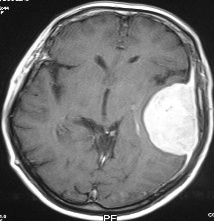
#> input picture processed_data/test/yes/Y103.jpg, 214 x 221 px; its folder holds 4 pictures in this run
$ jupyter execute --allow-errors mri-notebook.ipynb
#> lines starting #> are read from the running program, lines starting #| are printed output that depends on the picture; after the words box and inside, x2 and y2 are one past the last pixel; in counts of white or black regions, pixels touching at a corner belong together
[cell 1]
import numpy as np
import matplotlib.pyplot as plt
import torch
import pandas as pd
import os
from glob import glob
import cv2
import torch.nn as nn
import torch.nn.functional as F
import torchvision
import imutils
import shutil
from tqdm import tqdm

root_dir = "./brain_tumor_dataset/"
#> (the rest of this cell did not finish here and is left out)

[cell 2]
class_labels = ["Yes", "No"]
#> (the rest of this cell did not finish here and is left out)

[cell 3]
yes_files = glob('./yes/*')
no_files = glob('./no/*')


example_yes_images = [plt.imread(image) for image in yes_files[:3]]
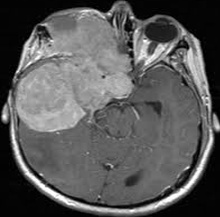
#> input picture processed_data/test/yes/Y106.jpg, 220 x 217 px
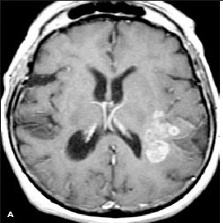
#> input picture processed_data/test/yes/Y111.JPG, 223 x 223 px
#> example_yes_images = 3 items
example_no_images = [plt.imread(image) for image in no_files[:3]]

fig, axs = plt.subplots(2,3)
#> (the rest of this cell did not finish here and is left out)

[cell 4]
def pre_process(image):
#> called with image = 'processed_data/test/yes/Y103.jpg'
    img = cv2.imread(image, 1)
#> img is the input picture: shape (221, 214, 3); min 4, max 255, mean 112.9
    img = cv2.resize(
                img,
                dsize=(224,224),
                interpolation=cv2.INTER_CUBIC
            )
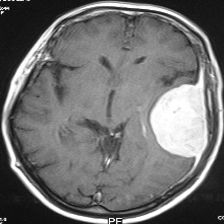
#> img: shape (224, 224, 3); min 2, max 255, mean 112.9
    gray = cv2.cvtColor(img, cv2.COLOR_RGB2GRAY)
    gray = cv2.GaussianBlur(gray, (5, 5), 0)
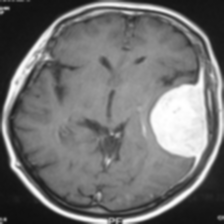
#> gray: shape (224, 224); min 14, max 255, mean 113

    # threshold the image, then perform a series of erosions +
    # dilations to remove any small regions of noise
    thresh = cv2.threshold(gray, 45, 255, cv2.THRESH_BINARY)[1]
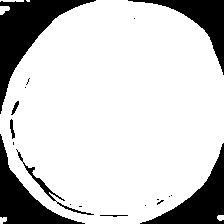
#> thresh: shape (224, 224); 80.3% white; 19 black regions (11 under 20 px), largest, box (x1, y1, x2, y2) and area: (0, 0, 96, 114) 3241, (0, 134, 85, 224) 2211, (140, 143, 224, 224) 2194
    thresh = cv2.erode(thresh, None, iterations=2)
#> thresh: shape (224, 224); 74.4% white; 11 black regions, largest, box (x1, y1, x2, y2) and area: (0, 0, 98, 116) 3766, (0, 132, 87, 224) 2600, (138, 141, 224, 224) 2560
    thresh = cv2.dilate(thresh, None, iterations=2)
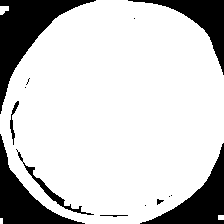
#> thresh: shape (224, 224); 80% white; 14 black regions (6 under 20 px)

    # find contours in thresholded image, then grab the largest one
    cnts = cv2.findContours(thresh.copy(), cv2.RETR_EXTERNAL, cv2.CHAIN_APPROX_SIMPLE)
#> cnts = 4 contours, 1 with area under 20; largest, box (x1, y1, x2, y2) and area: (0, 0, 224, 224) 40272, (0, 6, 9, 15) 46, (218, 215, 224, 220) 20
    cnts = imutils.grab_contours(cnts)
    c = max(cnts, key=cv2.contourArea)
#> c = contour of 292 points, box (x1, y1, x2, y2) (0, 0, 224, 224), area 40272

    # find the extreme points
    extLeft = tuple(c[c[:, :, 0].argmin()][0])
#> extLeft = (0, 114)
    extRight = tuple(c[c[:, :, 0].argmax()][0])
#> extRight = (223, 142)
    extTop = tuple(c[c[:, :, 1].argmin()][0])
#> extTop = (96, 0)
    extBot = tuple(c[c[:, :, 1].argmax()][0])
#> extBot = (85, 223)

    # add contour on the image
    img_cnt = cv2.drawContours(img.copy(), [c], -1, (0, 255, 255), 4)

    # add extreme points
    img_pnt = cv2.circle(img_cnt.copy(), extLeft, 8, (0, 0, 255), -1)
    img_pnt = cv2.circle(img_pnt, extRight, 8, (0, 255, 0), -1)
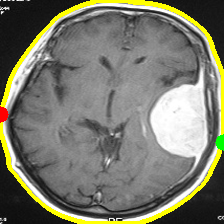
#> img_pnt: shape (224, 224, 3); mean B, G, R 107.9, 122.6, 122.6
    img_pnt = cv2.circle(img_pnt, extTop, 8, (255, 0, 0), -1)
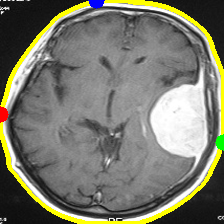
#> img_pnt: shape (224, 224, 3); 0.21% of pixels changed, all inside (x1, y1, x2, y2) = (88, 0, 105, 9)
    img_pnt = cv2.circle(img_pnt, extBot, 8, (255, 255, 0), -1)
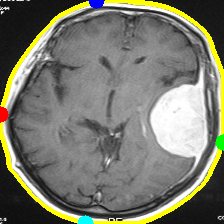
#> img_pnt: shape (224, 224, 3); 0.21% of pixels changed, all inside (x1, y1, x2, y2) = (77, 215, 94, 224)

    # crop
    ADD_PIXELS = 0
    new_img = img[extTop[1]-ADD_PIXELS:extBot[1]+ADD_PIXELS, extLeft[0]-ADD_PIXELS:extRight[0]+ADD_PIXELS].copy()
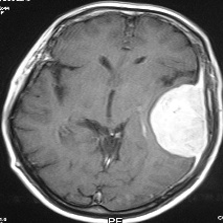
#> new_img: shape (223, 223, 3); min 2, max 255, mean 113.6
    return new_img

output_yes_dir = "./yes_processed/"
output_no_dir = "./no_processed/"

[cell 5]
output_yes_dir = "./yes_processed/"
output_no_dir = "./no_processed/"

def crop_brain_images(input_dir, output_dir):
    # Create output directory if it doesn't exist
    if not os.path.exists(output_dir):
        os.makedirs(output_dir)

    # Get a list of all image files in the input directory

    for img in input_dir:
        new_image = pre_process(img)
        output_file = os.path.join(output_dir, os.path.basename(img))
        cv2.imwrite(output_file, new_image)

crop_brain_images(yes_files, output_yes_dir)
crop_brain_images(no_files, output_no_dir)
